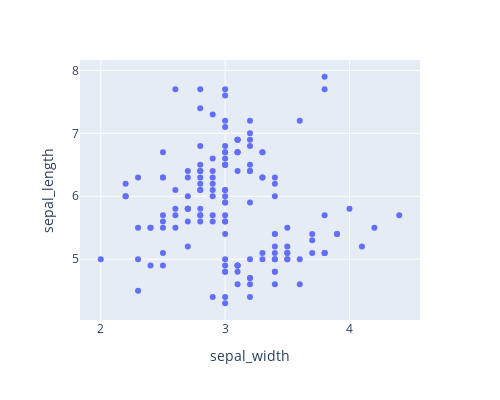

Notebook cell for this chart:
### Markdown cell above
### Scatterplots

### Code cell
# Send in data and coordinates
#px.scatter(df, x = "sepal_width", y = "sepal_length", **params)



params = {"height" : 400,
          "width" : 500}

px.scatter(df, x = "sepal_width", y = "sepal_length", **params)

### Figure 1 — Plotly figure (JSON) as saved in the notebook; plotly's stock layout.template omitted (floating-point values rounded to 4 significant figures; data arrays with more than 128 entries replaced by an {"elided": "..."} marker saying what was removed)
{"data": [{"hovertemplate": "sepal_width=%{x}<br>sepal_length=%{y}<extra></extra>", "legendgroup": "", "marker": {"color": "#636efa", "symbol": "circle"}, "mode": "markers", "name": "", "orientation": "v", "showlegend": false, "type": "scatter", "x": {"elided": "150 float values"}, "xaxis": "x", "y": {"elided": "150 float values"}, "yaxis": "y"}], "layout": {"height": 400, "legend": {"tracegroupgap": 0}, "margin": {"t": 60}, "width": 500, "xaxis": {"anchor": "y", "autorange": true, "domain": [0, 1], "range": [1.833, 4.567], "title": {"text": "sepal_width"}, "type": "linear"}, "yaxis": {"anchor": "x", "autorange": true, "domain": [0, 1], "range": [4.034, 8.166], "title": {"text": "sepal_length"}, "type": "linear"}}}
